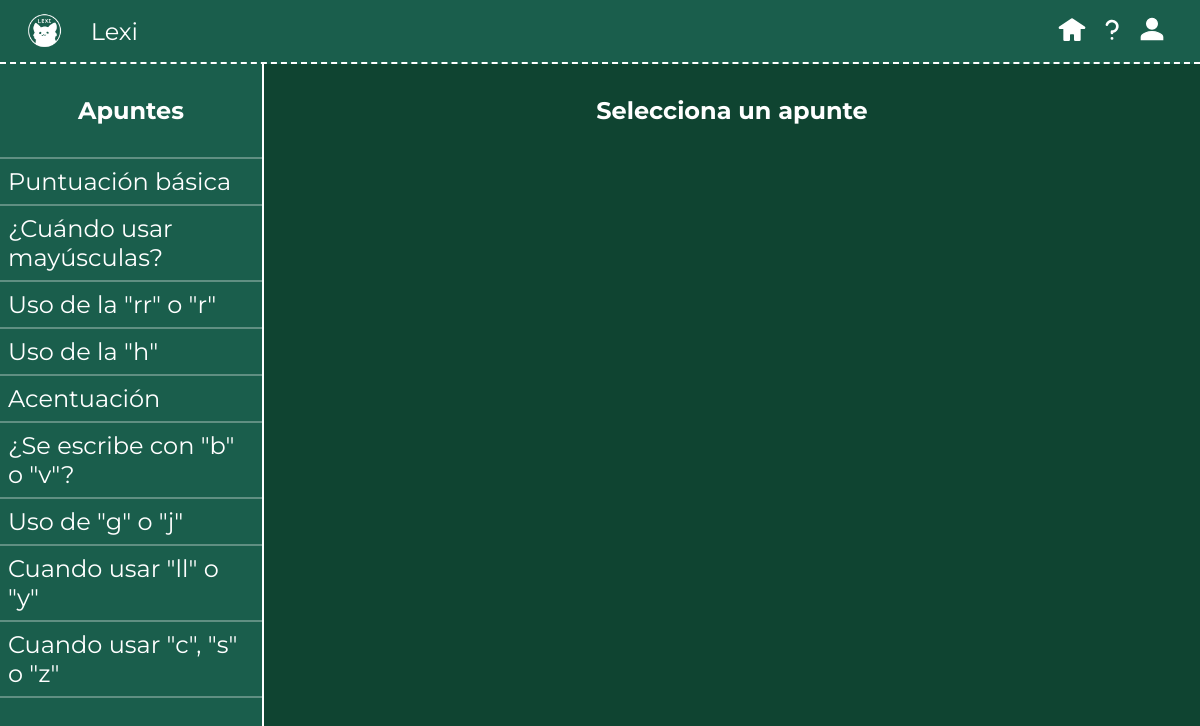
/apuntes/, run on the app's committed database.
### contenidos/models.py (models this page shows, shortened)
class contenidos(models.Model):
    titulo = models.CharField(max_length=200)
    texto = models.TextField()
    slug = models.SlugField()
    iframe = models.TextField(blank=True, null=True)

### contenidos/views.py (the view)
# urls.py: path('', views.apuntes, name='apuntes-base'),
def apuntes(request):
    apuntes = contenidos.objects.all()
    return render(request, 'apuntes/apuntes-base.html', {'apuntes': apuntes})

### contenidos/templates/apuntes/apuntes-base.html (shortened to what this page needs)
{% extends 'base.html' %}
{% load static %}
{% block extra_css %}
<link rel="stylesheet" href="{% static 'css/apuntes.css' %}">
{% endblock %}
{% block content %}
    <div class="main-cont">
        <aside class="apunte">
            <h1 id="apu">Apuntes</h1>
            <div class="options">
                {% for apunte in apuntes %}
                    <a href="{% url 'contenidos:detalle-base' slug=apunte.slug %}">
                        <p class="tema">
                            {{ apunte.titulo }}
                        </p>
                    </a>
                {% endfor %}
            </div>
        </aside>
        {% block info %}
            <div class="apunte-detalle">
                <h2>Selecciona un apunte</h2>
            </div>
        {% endblock %}
    </div>
{% endblock %}

### static/css/header.css (style rules this page uses)
* { margin: 0; padding: 0; box-sizing: border-box; font-family: 'Montserrat', sans-serif; }
body { width: 100%; height: 100vh; background-color: rgb(26, 94, 76); color: white; }

### contenidos/static/css/apuntes.css (style rules this page uses)
.main-cont { display: flex; align-items: center; justify-content: space-between; }
#apu { text-align: center; padding-bottom: 2rem; border-bottom: 2px solid rgba(255, 255, 255, 0.304); }
.tema { padding: 0.5rem; font-size: 1.5rem; border-bottom: 2px solid rgba(255, 255, 255, 0.304); }
.apunte { border-right: 2px solid white; position:fixed; top: 0; align-self: start; width: 22%; height: 100vh; padding-top: 6rem; }
.apunte-detalle { background-color: rgb(15, 68, 49); display: flex; flex-direction: column; align-items: center; margin-left: 22%; width:78%; height: 100vh; padding: 2rem; }
.options { width: 100%; display: flex; justify-content: center; flex-direction: column; }
.options a { text-decoration: none; color: white; width: 100%; }

### data on the page
contenidos: titulo "Puntuación básica"
contenidos: titulo "¿Cuándo usar mayúsculas?"
contenidos: titulo "Uso de la \"rr\" o \"r\""
contenidos: titulo "Uso de la \"h\""
contenidos: titulo "Acentuación"
contenidos: titulo "¿Se escribe con \"b\" o \"v\"?"
contenidos: titulo "Uso de \"g\" o \"j\""
contenidos: titulo "Cuando usar \"ll\" o \"y\""
contenidos: titulo "Cuando usar \"c\", \"s\" o \"z\""
